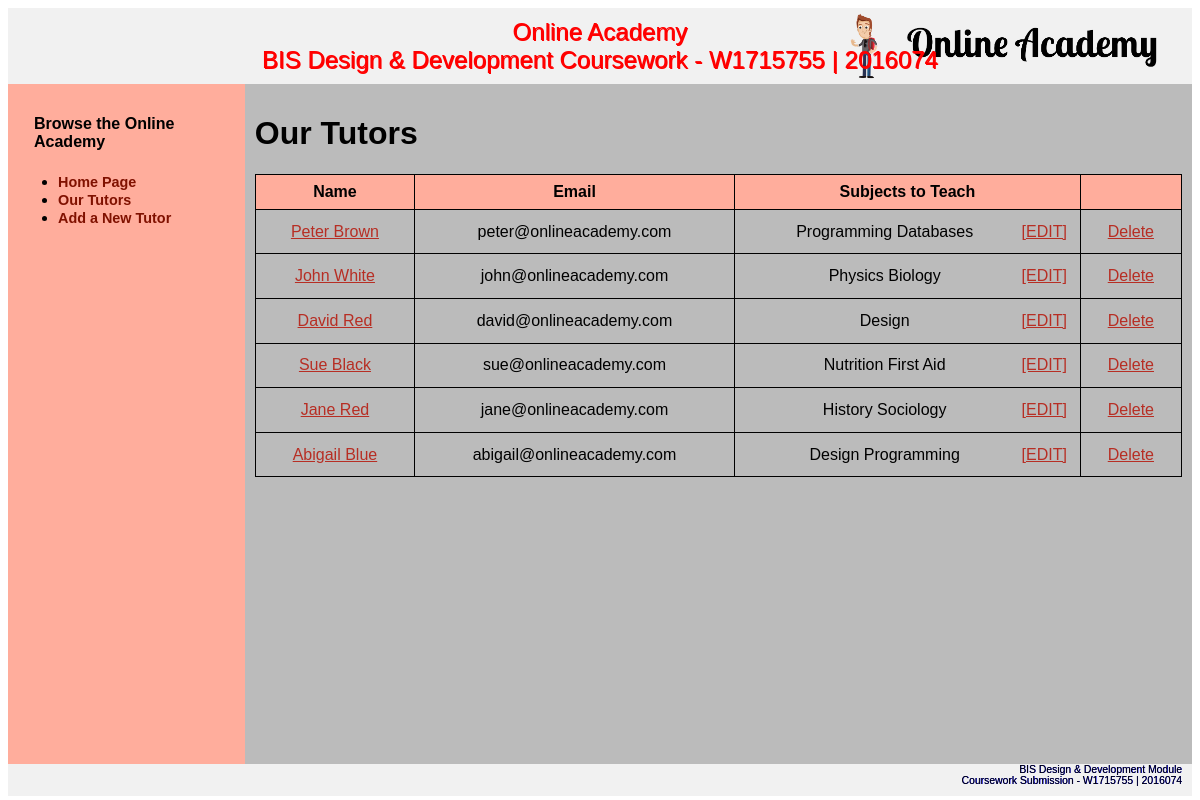
Screenshot of /Part-B/public/our_tutors.php with the database file from the repository.
### tables this page shows
CREATE TABLE `tutor` (
  `id` int(4) NOT NULL,
  `name` varchar(150) NOT NULL,
  `email` varchar(75) NOT NULL,
  `phoneNumber` varchar(15) NOT NULL,
  `qualifications` varchar(255) NOT NULL,
  `subjectsToTeach` varchar(255) NOT NULL,
  `ratePerHour` int(3) NOT NULL
);

### Part-B/private/classes/class_database.php (called while the page is built, shortened)
<?php
class Database {
  protected static $database;
	protected static $table_name = "";
  public static function set_database( $db ){ self::$database = $db; }
  public static function find_all() { $sql = "SELECT * FROM ".static::$table_name.";"; return static::find_by_sql($sql); }
  public static function find_by_sql( $sql ) {
    $created_objects = [];
    $results = self::$database->query($sql);
    while ( $row = $results->fetch_assoc() ) { $created_objects[] = static::instantiate($row); }
    return $created_objects;
  }
  protected static function instantiate( $record ) {
    $object = new static;
    foreach ($record as $property => $value) { if ( property_exists($object, $property) ) { $object->$property=$value; } }
    return $object;
  }
}
?>

### Part-B/public/our_tutors.php (the view, shortened to what this page needs)
<!DOCTYPE html>
<html lang="en">
<head>
<link rel="stylesheet" type="text/css" href="dist/css/style.css">
</head>
<body>
<div class="header">
	Online Academy <br>
	BIS Design & Development Coursework - W1715755 | 2016074
</div>
<div class="row">
	<div class="column side">
	</div>
	<div class="column middle">
		<h1>Our Tutors</h1>
		<?php
		$all_tutors = Tutor::find_all();
		echo "<table style='width: 100%;'>";
		echo "<tr bgcolor='#ffad9c'>";
		echo "<th style='padding: 0.5rem'>Name</th>";
		echo "<th style='padding: 0.5rem'>Email</th>";
		echo "<th style='padding: 0.5rem'>Subjects to Teach</th>";
		echo "<th>&nbsp;</th>";
		echo "</tr>";
		foreach ($all_tutors as $obj) {
			echo "<tr>";
			echo "<td style='padding: 0.8rem'><a href='view.php?id=".$obj->id."'>".$obj->name."</a></td>";
			echo "<td style='padding: 0.8rem'>".$obj->email."</td>";
			echo "<td style='padding: 0.8rem'>".$obj->subjectsToTeach;
			echo "<a href='update_subject.php?id=".$obj->id."' style='float: right;'>[EDIT]</a>";
			echo "</td>";
			echo "<td style='padding: 0.8rem'><a href='delete.php?id=".$obj->id."'>Delete</a></td>";
			echo "</tr>";
		}
		echo "</table>";
		?>
	</div>
	<div class="footer">
		BIS Design & Development Module <br>
		Coursework Submission - W1715755 | 2016074
	</div>
</div>
</body>
</html>

### rows the page displays
tutor: name "Peter Brown", email "peter@onlineacademy.com", subjectsToTeach "Programming Databases"
tutor: name "John White", email "john@onlineacademy.com", subjectsToTeach "Physics Biology"
tutor: name "David Red", email "david@onlineacademy.com", subjectsToTeach "Design"
tutor: name "Sue Black", email "sue@onlineacademy.com", subjectsToTeach "Nutrition First Aid"
tutor: name "Jane Red", email "jane@onlineacademy.com", subjectsToTeach "History Sociology"
tutor: name "Abigail Blue", email "abigail@onlineacademy.com", subjectsToTeach "Design Programming"
